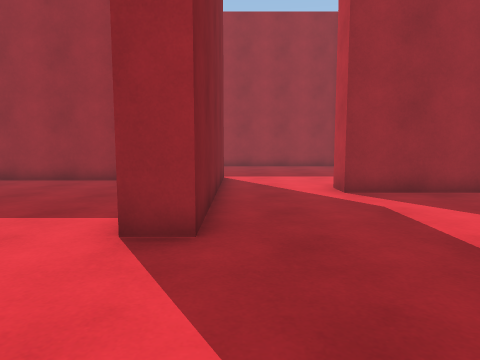
[1] (above)

23 first-person views from a walk through a Unity game level. The camera is 1.2 m above the floor, tilts 6° down and sees 70° across. The floor is counted in squares, 1 m on a side. Each view is taken from the middle of a square. On the plan, view 1 faces up. The plan holds only what a view shows up to about 14 squares ahead; the rest is blank. The player is left out.

[2]
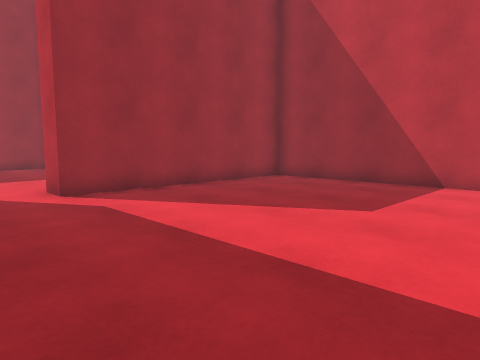

[3]
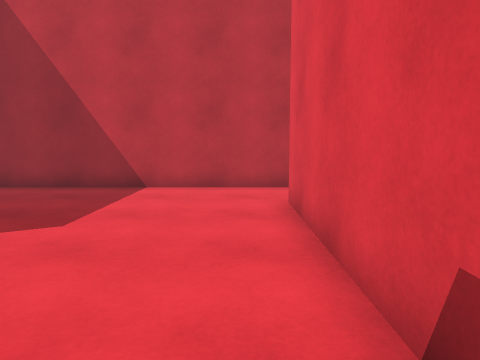

[4]
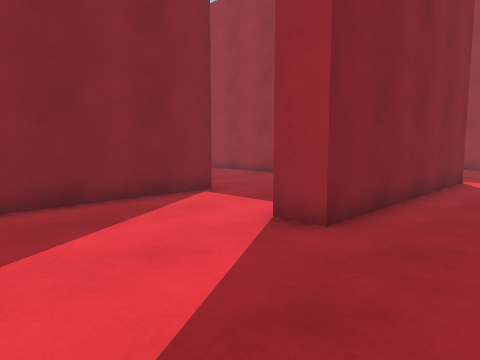

[5]
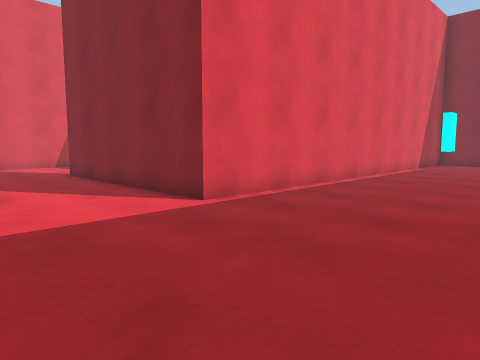

[6]
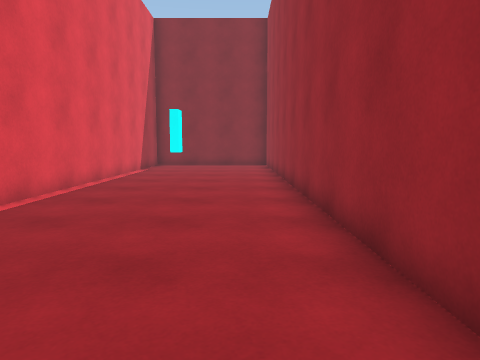

[7]
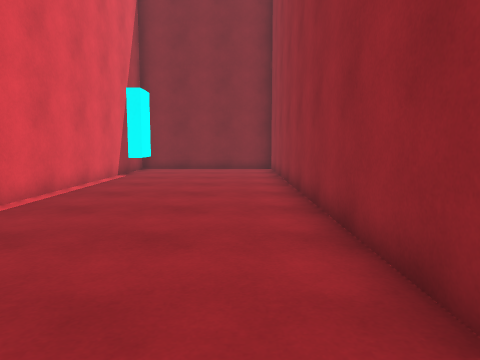

[8]
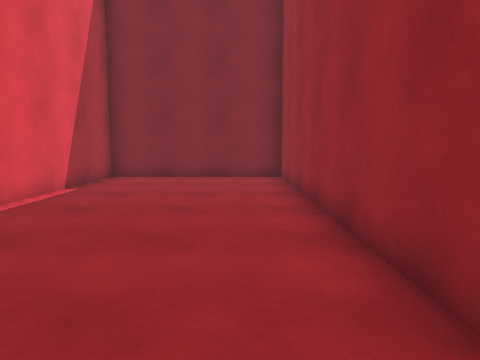

[9]
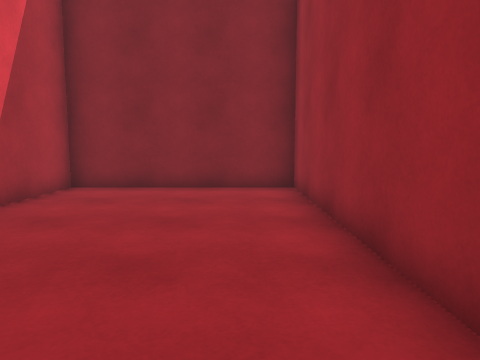

[10]
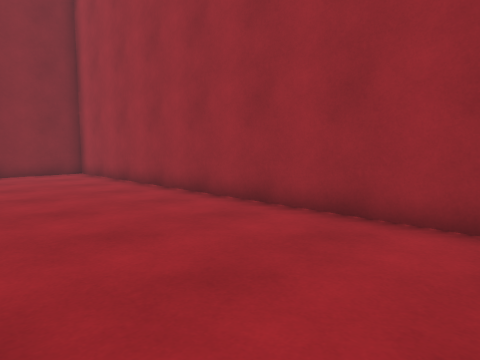

[11]
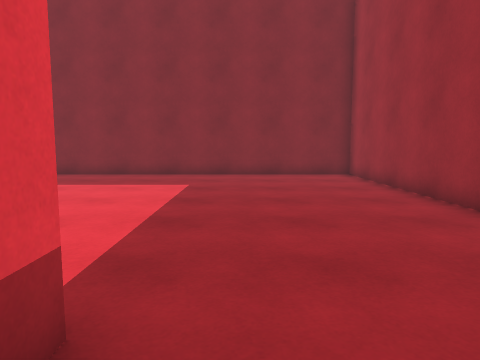

[12]
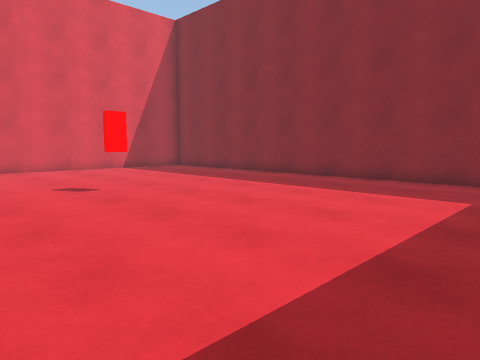

[13]
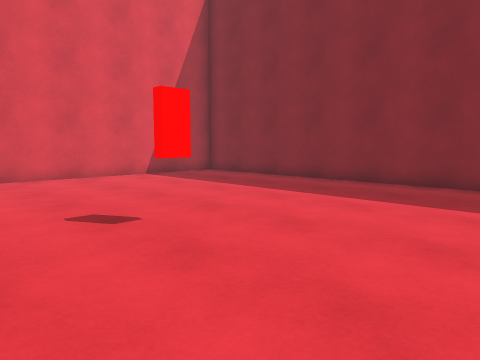

[14]
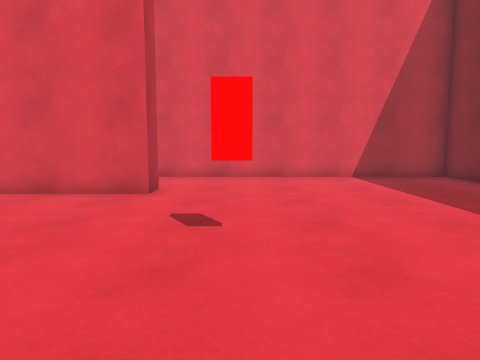

[15]
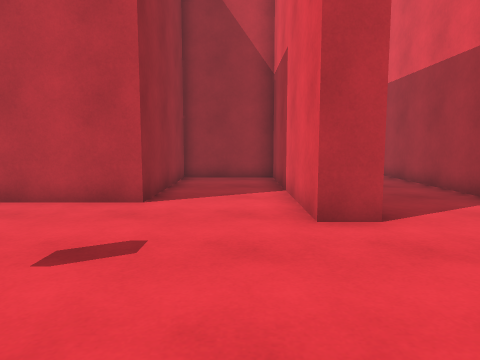

[16]
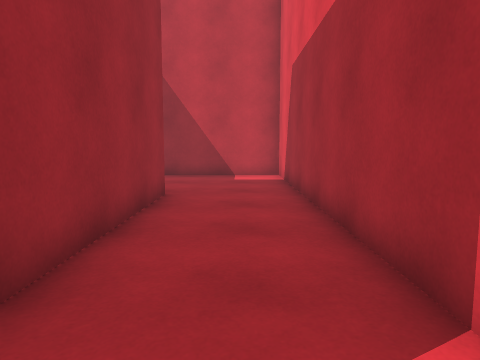

[17]
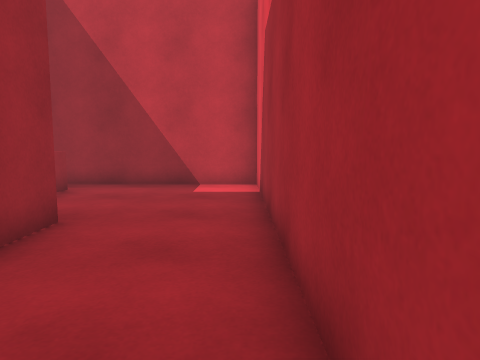

[18]
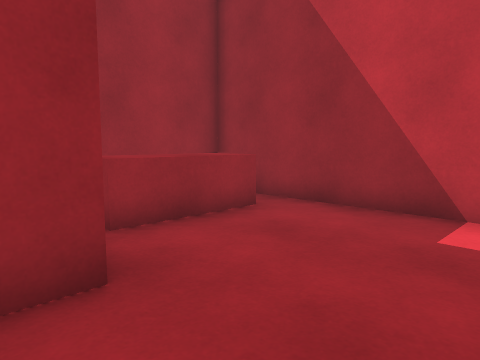

[19]
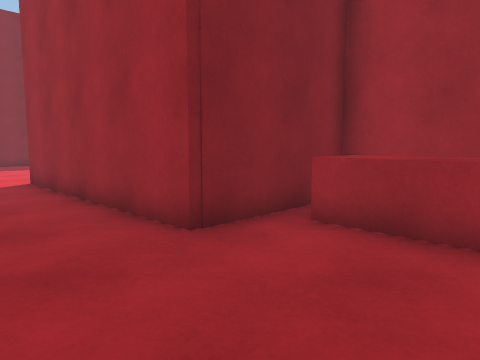

[20]
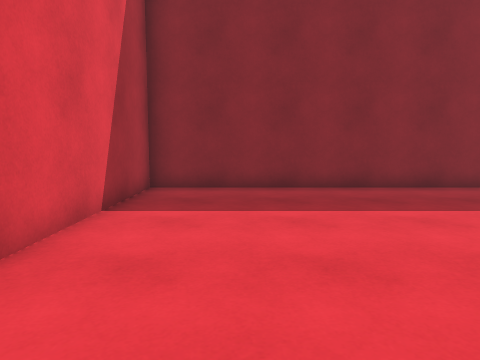

[21]
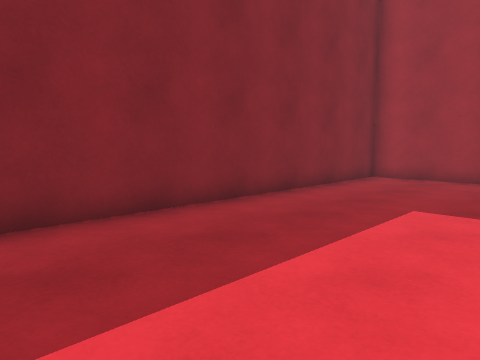

[22]
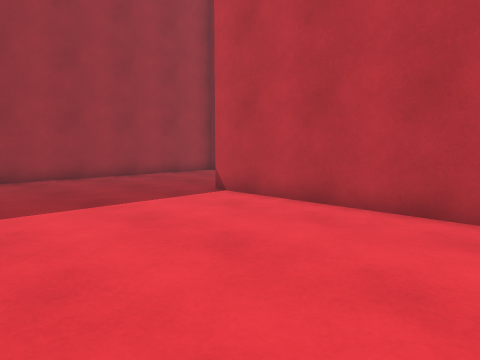

[23]
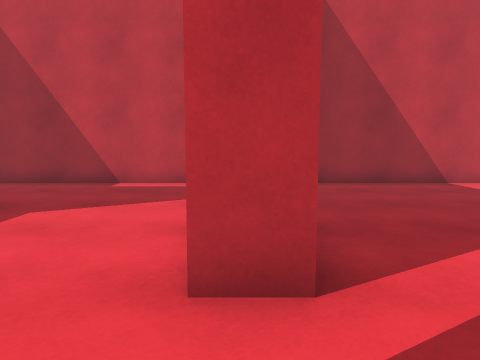

### Floor plan
Points are (right, up) in squares from view 1. A wall is a line through its corners. A room is listed if a view was taken in it or the views show most of it. See-through windows are left out.
Room 1 (views 1, 2, 3, 4, 5, 6, 7, 8, 9, 10, 23)
walls: (-5, 6) (-5, 1.1); (0, 18.5) (-17.4, 18.5) (-17.4, 12.3) (-0.6, 12.3) (-0.6, 4.4) (-1.6, 4.4); (-6.5, 15.6) (-5.9, 15.6); (10.5, 10.6) (10.5, 16.4); (2.2, -1) (8, -1); (10.5, -0.4) (10.5, 8.4) (2.6, 8.4) (2.6, 9.5)
ways out: opening at (-3, 7.7) to room 2; opening at (9.5, -1.5)
Room 2 (views 11, 12, 13, 14, 15, 16, 17, 18, 19, 20, 21, 22)
walls: (-10.2, -1.2) (-9.6, -1.2); (-3.9, 11.3) (-17.4, 11.3) (-17.4, -9.5) (5.2, -9.5) (5.2, -2) (0.2, -2) (0.2, -6.2) (-7.8, -6.2) (-7.8, -5.2) (-0.8, -5.2) (-0.8, -2) (-6, -2) (-6, 5.9) (-5.4, 5.9)
low walls: (4.1, -4.4) (1, -4.4)
ways out: opening at (-3, 7.7) to room 1

Where each view was taken, in squares from view 1:
view 1: 0 up, 0 right, facing up
view 2: 0 up, 0 right, facing up-right
view 3: 0 up, 1 right, facing right
view 4: 0 up, 2 right, facing up-left
view 5: 18 up, 4 right, facing down-left
view 6: 17 up, 2 right, facing left
view 7: 17 up, 1 left, facing left
view 8: 17 up, 5 left, facing left
view 9: 17 up, 8 left, facing left
view 10: 6 up, 3 left, facing up-left
view 11: 7 up, 4 left, facing left
view 12: 7 up, 6 left, facing down-left
view 13: 3 up, 7 left, facing down-left
view 14: 3 up, 10 left, facing down
view 15: 4 down, 13 left, facing right
view 16: 8 down, 8 left, facing right
view 17: 9 down, 5 left, facing right
view 18: 9 down, 1 left, facing up-right
view 19: 9 down, 4 right, facing up-left
view 20: 7 down, 8 left, facing left
view 21: 1 down, 12 left, facing up-left
view 22: 1 down, 12 left, facing up-right
view 23: 9 up, 0 right, facing right
